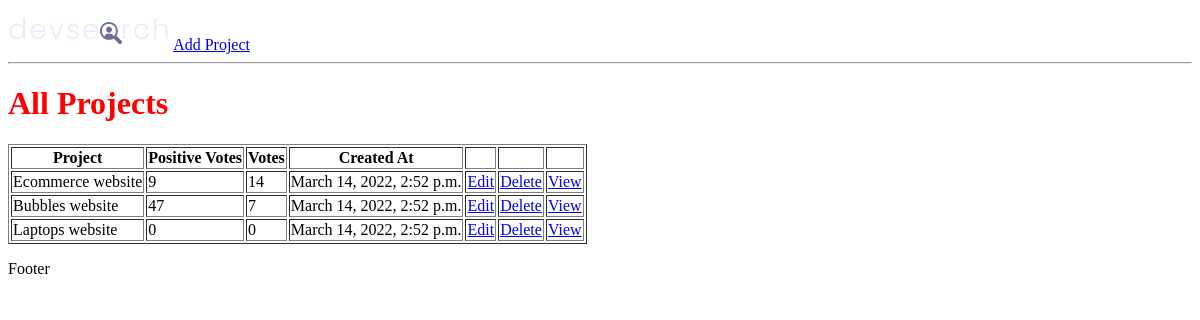
The page /projects/ on the database as committed earlier.
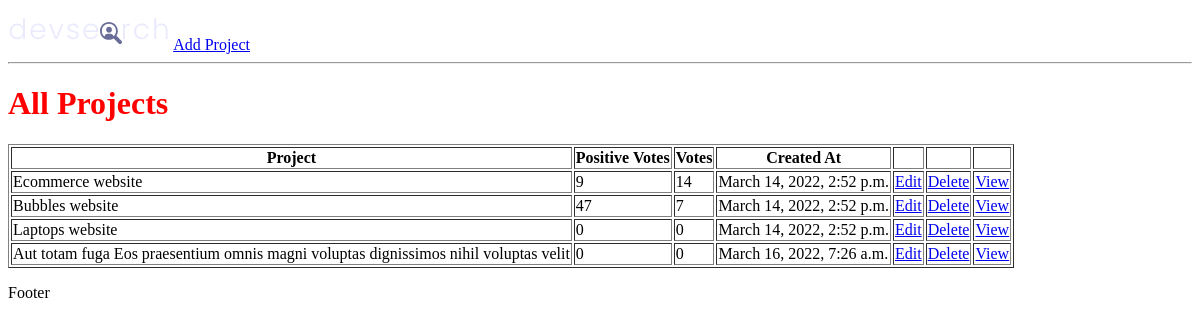
The same page on the database as committed later.
### projects/models.py (models this page shows, shortened)
class Project(models.Model):
    title = models.CharField(max_length=200)
    description = models.TextField(null=True, blank=True)
    featured_image = models.ImageField(
        null=True, blank=True, default="default.jpg")
    demo_link = models.CharField(max_length=2000, null=True, blank=True)
    source_link = models.CharField(max_length=2000, null=True, blank=True)
    tags = models.ManyToManyField("Tag", blank=True)
    vote_total = models.IntegerField(default=0, null=True, blank=True)
    vote_ratio = models.IntegerField(default=0, null=True, blank=True)
    created = models.DateTimeField(auto_now_add=True)
    id = models.UUIDField(default=uuid.uuid4, unique=True, primary_key=True)

### projects/views.py (the view)
# urls.py: path('projects/', include("projects.urls"))
def projects(request):
    projects = Project.objects.all()
    context = {"projects": projects}
    return render(request, 'projects/projects.html', context)

### projects/templates/projects/projects.html
{% extends "main.html" %} {% block content %}
<h1>All Projects</h1>
<p>
  <table border="1">
    <thead>
      <th>Project</th>
      <th>Positive Votes</th>
      <th>Votes</th>
      <th>Created At</th>
      <th></th>
      <th></th>
      <th></th>
    </thead>
    <tbody>
      {% for project in projects %}
        <tr>
          <td>{{project.title}}</td>
          <td>{{project.vote_ratio}}</td>
          <td>{{project.vote_total}}</td>
          <td>{{project.created}}</td>
          <td><a href="{% url 'update-project' project.id %}">Edit</a></td>
          <td><a href="{% url 'delete-project' project.id %}" onclick="return confirm('Are you sure? do you want to delete {{project.title}}');">Delete</a></td>
          <td><a href="{% url 'project' project.id %}">View</a></td>
        </tr>
      {% endfor %}
    </tbody>
  </table>
</p>
{% endblock content %}

Rows that differ between the two databases and show on the page:
added Project: title "Aut totam fuga Eos praesentium omnis magni voluptas dignissimos nihil voluptas velit", vote_ratio "0", vote_total "0", created "March 16, 2022, 7:26 a.m."
